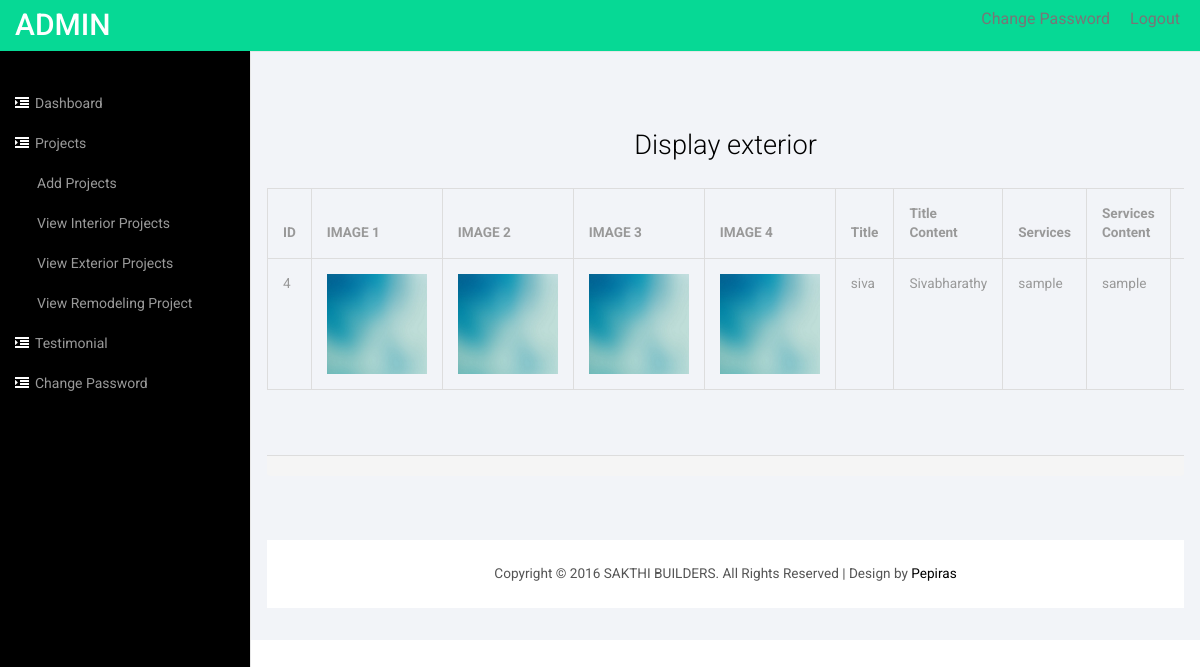
Page /admin/exterior_view.php (signed in) on the committed database.
### tables this page shows
CREATE TABLE `exterior` (
  `id` int(11) NOT NULL,
  `img1` varchar(500) DEFAULT NULL,
  `img2` varchar(500) DEFAULT NULL,
  `img3` varchar(500) DEFAULT NULL,
  `img4` varchar(500) DEFAULT NULL,
  `title` varchar(200) DEFAULT NULL,
  `titlecontent` varchar(10000) DEFAULT NULL,
  `services` varchar(200) DEFAULT NULL,
  `servicescontent` varchar(10000) DEFAULT NULL
);

### admin/exterior_view.php (the view, shortened to what this page needs)
<?php
require ('includes/dbconfig.php');
$sql = mysqli_query ( $conn, "SELECT * FROM exterior ORDER BY id ASC" );
?>
<!DOCTYPE HTML>
<html>
<head>
<link href="includes/css/bootstrap.min.css" rel='stylesheet'
	type='text/css' />
<link href="includes/css/style.css" rel='stylesheet' type='text/css' />
<link href="includes/css/font-awesome.css" rel="stylesheet">
</head>
<body>
	<div id="wrapper">
		<nav class="top1 navbar navbar-default navbar-static-top"
			role="navigation" style="margin-bottom: 0">
			<div class="navbar-header">
				<a class="navbar-brand" href="home.php">ADMIN</a>
			</div>
			<ul class="nav navbar-nav navbar-right">
				<li class="m_2"><a href="change_password.php"> Change Password</a></li>
				<li class="m_2"><a href="logout.php"> Logout</a></li>
			</ul>
			<div class="navbar-default sidebar" role="navigation">
				<div class="sidebar-nav navbar-collapse">
					<ul class="nav" id="side-menu">
						<li><a href="home.php"><i class="fa fa-indent nav_icon"></i>Dashboard</a>
						</li>
						<li><a href="#"><i class="fa fa-indent nav_icon"></i>Projects</a>
							<ul class="nav nav-second-level">
								<li><a href="projects.php">Add Projects</a></li>
								<li><a href="interior_view.php">View Interior Projects</a></li>
								<li><a href="exterior_view.php">View Exterior Projects</a></li>
								<li><a href="remodeling_view.php">View Remodeling Project</a></li>
							</ul></li>
						<li><a href="testimonial.php"><i class="fa fa-indent nav_icon"></i>Testimonial</span></a>
						</li>
						<li><a href="change_password.php"><i class="fa fa-indent nav_icon"></i>Change
								Password</a></li>
					</ul>
				</div>
			</div>
		</nav>
		<div id="page-wrapper">
			<div class="graphs">
				<div class="xs">
					<div class="tab-content">
						<div class="tab-pane active" id="horizontal-form">
							<br>
							<center>
								<h3>Display exterior</h3>
							</center>
							<div class="table-responsive">
								<table class="table table-bordered">
									<thead>
										<tr>
											<th>ID</th>
											<th>IMAGE 1</th>
											<th>IMAGE 2</th>
											<th>IMAGE 3</th>
											<th>IMAGE 4</th>
											<th>Title</th>
											<th>Title Content</th>
											<th>Services</th>
											<th>Services Content</th>
											<th>EDIT</th>
										</tr>
									</thead>
									<tbody>
     <?php
					while ( $rows = mysqli_fetch_assoc ( $sql ) ) {
						?>
     <tr>
											<td><?php echo $rows['id']; ?></td>
											<td><img height="100" width="100"
												src="<?php echo $rows['img1']; ?>" /></td>
											<td><img height="100" width="100"
												src="<?php echo $rows['img2']; ?>" /></td>
											<td><img height="100" width="100"
												src="<?php echo $rows['img3']; ?>" /></td>
											<td><img height="100" width="100"
												src="<?php echo $rows['img4']; ?>" /></td>
											<td><?php echo $rows['title']; ?></td>
											<td><?php echo $rows['titlecontent']; ?></td>
											<td><?php echo $rows['services']; ?></td>
											<td><?php echo $rows['servicescontent']; ?></td>
                   <?php
$eurl = "edit_projects.php";
						$eurl1 = $eurl . "?id=" . $rows ['id'] . "&table=exterior";
						?>
<td><?php echo '<a href="'.$eurl1.'" class="btn btn-sm btn-danger">Edit</a>'; ?></td>
										</tr>
     <?php
					}
					?>
   </tbody>
								</table>
							</div>
							<br>
							<br>
							<div class="panel-footer"></div>
						</div>
					</div>
					<div class="copy_layout">
						<p>
							Copyright © 2016 SAKTHI BUILDERS. All Rights Reserved | Design
							by <a href="http://pepiras.com/" target="_blank">Pepiras</a>
						</p>
					</div>
				</div>
			</div>
		</div>
		<link href="includes/css/custom.css" rel="stylesheet">
</body>
</html>

### admin/includes/css/style.css (style rules this page uses)
h4, h5, h6, h1, h2, h3 { margin-top: 0; }
ul, ol { margin: 0; }
p { margin: 0; }
html, body { font-family: 'Roboto', sans-serif; font-size: 100%; background:#000; overflow-x: hidden; }
body a { transition:0.5s all; -webkit-transition:0.5s all; -moz-transition:0.5s all; -o-transition:0.5s all; -ms-transition:0.5s all; }
.navbar .navbar-nav li a { padding: 0 10px; line-height: 56px; position: relative; }
.navbar .navbar-nav li.m_2 a { line-height:38px; }
.but_list, .tab-content { margin:1.5em 0 0 0; }
.navbar-default.sidebar { background-color: #000; font-family: 'Roboto', sans-serif; }
nav.top1.navbar.navbar-default.navbar-static-top { background-color:rgb(6, 217, 149); font-family: 'Roboto', sans-serif; }
.navbar-default .navbar-brand { color: #fff !important; font-size: 30px; font-weight: 500; }
.navbar-right { margin-right: 10px !important; }
.navbar-right li { display:inline-block; }
i.nav_icon { color: #fff; margin-right:6px; }
.sidebar ul li a { color: #999; font-size:14px; }
ul.nav.navbar-nav.navbar-right { height: 51px; }
.sidebar-nav.navbar-collapse { margin: 2em 0 0 0; }
.copy p, .copy_layout p { font-size:0.85em; color:#555; }
.copy p a, .copy_layout p a { color:#000; }
.graphs { padding: 2em 1em; background: #f2f4f8; font-family: 'Roboto', sans-serif; }
.xs h3, .widget_head { color:#000; font-size:1.7em; font-weight:300; margin-bottom: 1em; }
.table > thead > tr > th, .table > tbody > tr > th, .table > tfoot > tr > th, .table > thead > tr > td, .table > tbody > tr > td, .table > tfoot > tr > td { border-top: none !important; }
.tab-content > .active { display: block; visibility: visible; }
.table > thead > tr > th, .table > tbody > tr > th, .table > tfoot > tr > th, .table > thead > tr > td, .table > tbody > tr > td, .table > tfoot > tr > td { font-size: 0.85em; color: #999; }
.table td, .table>tbody>tr>td, .table>tbody>tr>th, .table>tfoot>tr>td, .table>tfoot>tr>th, .table>thead>tr>td, .table>thead>tr>th { padding:15px !important; }
.table > thead > tr > th { border-bottom: 1px solid #ddd !important; }
.copy_layout { padding:1.5em 0; background:#fff; text-align:center; margin: 4em 0 0em 0; }

### admin/includes/css/custom.css (style rules this page uses)
#wrapper { width: 100%; }
#page-wrapper { min-height: 568px; background-color: #fff; }
@media (min-width:768px) { #page-wrapper { position: inherit; margin: 0 0 0 250px; border-left: 1px solid #e7e7e7; } }
.sidebar .sidebar-nav.navbar-collapse { padding-right: 0; padding-left: 0; }
.sidebar .nav-second-level li, .sidebar .nav-third-level li { border-bottom: 0!important; }
.sidebar .nav-second-level li a { padding-left: 37px; }
@media (min-width:768px) { .sidebar { z-index: 1; position: absolute; width: 250px; margin-top: 51px; } }

### rows in the picture
exterior: id "4", img1 (picture), img2 (picture), img3 (picture), img4 (picture), title "siva", titlecontent "Sivabharathy", services "sample", servicescontent "sample"
